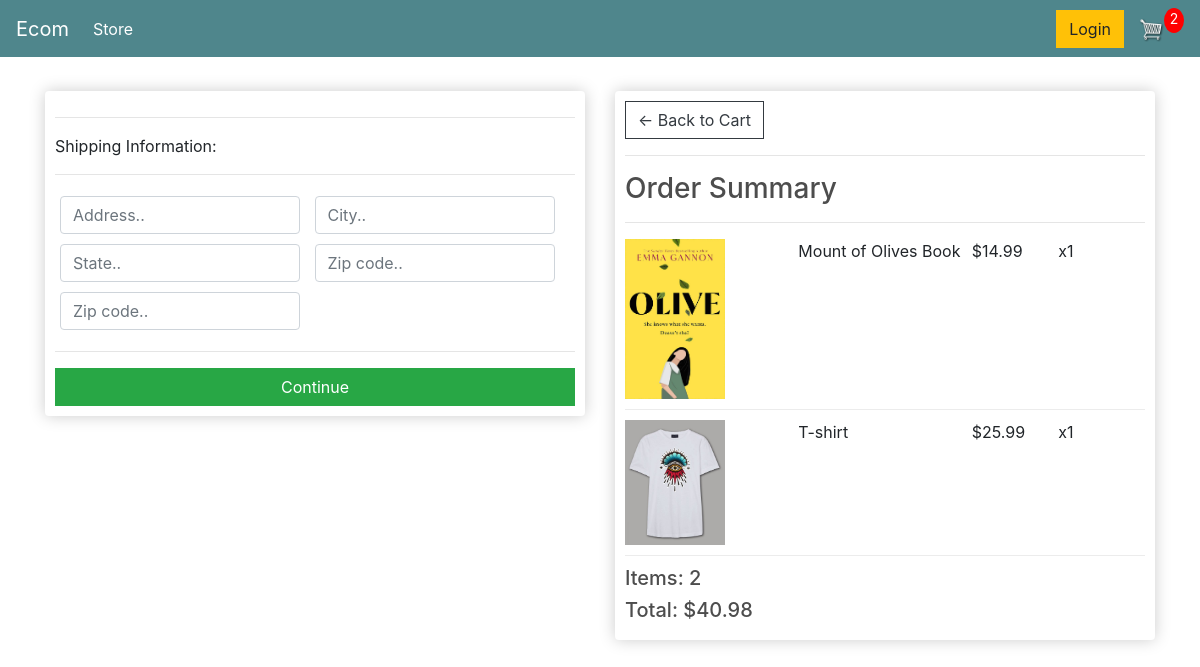
Screenshot of /checkout/ (signed in) with the database file from the repository.
### store/models.py (models this page shows, shortened)
class OrderItem(models.Model):
    product = models.ForeignKey(Product, on_delete=models.SET_NULL, blank=True, null=True)
    order = models.ForeignKey(Order, on_delete=SET_NULL, blank=True, null=True)
    quantity = models.IntegerField(default=0, null=True, blank=True)
    date_added = models.DateTimeField(auto_now_add=True)
    @property
    def get_total(self):
        total = self.product.price * self.quantity
        return total

class Product(models.Model):
    name = models.CharField(max_length=200, null=True)
    price = models.DecimalField(max_digits=7, decimal_places=2)
    digital = models.BooleanField(default=False, null=True, blank=False)
    image = models.ImageField(null=True, blank=True)
    @property
    def imageURL(self):
        try:
            url = self.image.url
        except:
            url = ''
        return url

class Order(models.Model):
    customer = models.ForeignKey(Customer, on_delete=models.SET_NULL, blank=True, null=True)
    date_ordered = models.DateTimeField(auto_now_add=True)
    complete = models.BooleanField(default=False, null=True, blank=False)
    transaction_id = models.CharField(max_length=200, null=True)
    @property
    def shipping(self):
        shipping = False
        orderitems = self.orderitem_set.all()
        for i in orderitems:
            if i.product.digital == False:
                shipping = True
            return shipping
    @property
    def get_cart_total(self):
        orderitems = self.orderitem_set.all()
        total = sum([item.get_total for item in orderitems])
        return total
    @property
    def get_cart_items(self):
        orderitems = self.orderitem_set.all()
        total = sum([item.quantity for item in orderitems])
        return total

### store/views.py (the view)
# urls.py: path('checkout/', views.checkout, name="checkout"),
def checkout(request):
    data = cartData(request)
    cartItems = data['cartItems']
    order = data['order']
    items = data['items']
    context = {'items':items, 'order':order, 'cartItems':cartItems, 'shipping':False}
    return render(request, 'store/checkout.html', context)

### store/utils.py (called while the page is built)
def cartData(request):
    if request.user.is_authenticated:
        customer = request.user.customer
        order, created = Order.objects.get_or_create(customer=customer, complete=False)
        items = order.orderitem_set.all()
        cartItems = order.get_cart_items
    else:
        cookieData = cookieCart(request)
        cartItems = cookieData['cartItems']
        order = cookieData['order']
        items = cookieData['items']
    return {'cartItems':cartItems, 'order':order, 'items':items}

### store/templates/store/Checkout.html (shortened to what this page needs)
{% extends 'store/main.html' %}
{% load static %}
{% block content %}
     <div class="row">
		<div class="col-lg-6">
			<div class="box-element" id="form-wrapper">
				<form id="form">
					<div id="shipping-info">
						<hr>
						<p>Shipping Information:</p>
						<hr>
						<div class="form-field">
							<input class="form-control" type="text" name="address" placeholder="Address..">
						</div>
						<div class="form-field">
							<input class="form-control" type="text" name="city" placeholder="City..">
						</div>
						<div class="form-field">
							<input class="form-control" type="text" name="state" placeholder="State..">
						</div>
						<div class="form-field">
							<input class="form-control" type="text" name="zipcode" placeholder="Zip code..">
						</div>
						<div class="form-field">
							<input class="form-control" type="text" name="country" placeholder="Zip code..">
						</div>
					</div>
					<hr>
					<input id="form-button" class="btn btn-success btn-block" type="submit" value="Continue">
				</form>
			</div>
			<br>
		</div>
		<div class="col-lg-6">
			<div class="box-element">
				<a  class="btn btn-outline-dark" href="{% url 'cart' %}">&#x2190; Back to Cart</a>
				<hr>
				<h3>Order Summary</h3>
				<hr>
				{% for item in items %}
				<div class="cart-row">
					<div style="flex:2"><img class="row-image" src="{{ item.product.imageURL }}"></div>
					<div style="flex:2"><p>{{ item.product.name }}</p></div>
					<div style="flex:1"><p>${{ item.product.price }}</p></div>
					<div style="flex:1"><p>x{{ item.quantity }}</p></div>
				</div>
				{% endfor %}
				<h5>Items:   {{ order.get_cart_items }}</h5>
				<h5>Total:   ${{ order.get_cart_total|floatformat:2 }}</h5>
			</div>
		</div>
	</div>
{% endblock content %}

### static/css/main.css (style rules this page uses)
h1,h2,h3,h4,h5,h6 { color:hsl(0, 0%, 30%); }
.box-element { box-shadow:hsl(0, 0%, 80%) 0 0 16px; background-color: #fff; border-radius: 4px; padding: 10px; }
.col-lg-4, .col-lg-6, .col-lg-8, .col-lg-12 { margin-top: 10px; }
.btn { border-radius: 0; }
.row-image { width: 100px; }
.form-field { width:250px; display: inline-block; padding: 5px; }
.cart-row { display: flex; align-items: flex-stretch; padding-bottom: 10px; margin-bottom: 10px; border-bottom: 1px solid #ececec; }

### rows the page displays
OrderItem: product.imageURL (picture), product.name "Mount of Olives Book", product.price "14.99", quantity "1"
OrderItem: product.imageURL (picture), product.name "T-shirt", product.price "25.99", quantity "1"
Order: get_cart_items "2", get_cart_total "40.98"

### other values shown
{{ cartItems }} "2"
